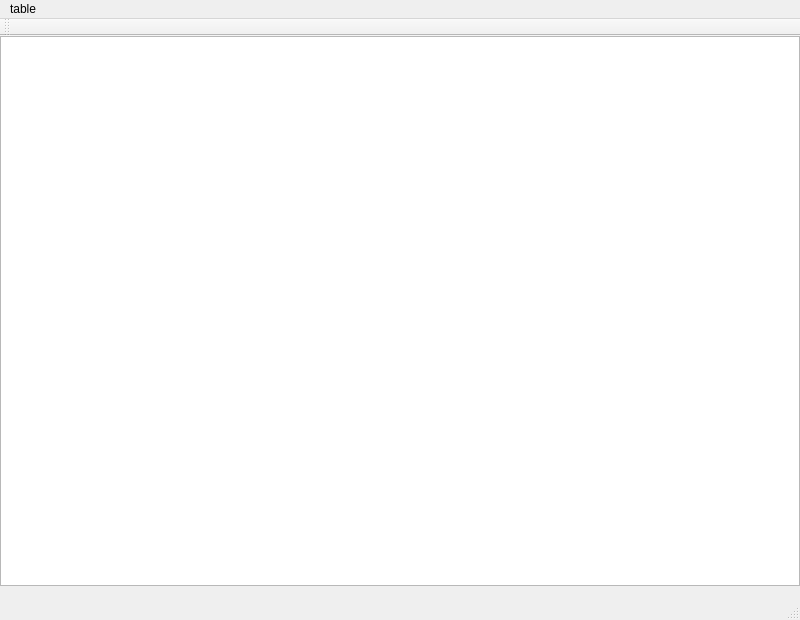
<?xml version="1.0" encoding="UTF-8"?>
<ui version="4.0">
 <class>Table</class>
 <widget class="QMainWindow" name="Table">
  <property name="geometry">
   <rect>
    <x>0</x>
    <y>0</y>
    <width>800</width>
    <height>620</height>
   </rect>
  </property>
  <property name="windowTitle">
   <string>MainWindow</string>
  </property>
  <widget class="QWidget" name="centralWidget">
   <widget class="QTableWidget" name="tableWidget">
    <property name="geometry">
     <rect>
      <x>0</x>
      <y>0</y>
      <width>800</width>
      <height>550</height>
     </rect>
    </property>
   </widget>
  </widget>
  <widget class="QMenuBar" name="menuBar">
   <property name="geometry">
    <rect>
     <x>0</x>
     <y>0</y>
     <width>800</width>
     <height>27</height>
    </rect>
   </property>
   <widget class="QMenu" name="menuTable">
    <property name="title">
     <string>table</string>
    </property>
   </widget>
   <addaction name="menuTable"/>
  </widget>
  <widget class="QToolBar" name="mainToolBar">
   <attribute name="toolBarArea">
    <enum>TopToolBarArea</enum>
   </attribute>
   <attribute name="toolBarBreak">
    <bool>false</bool>
   </attribute>
  </widget>
  <widget class="QStatusBar" name="statusBar"/>
 </widget>
 <layoutdefault spacing="6" margin="11"/>
 <resources/>
 <connections/>
</ui>
